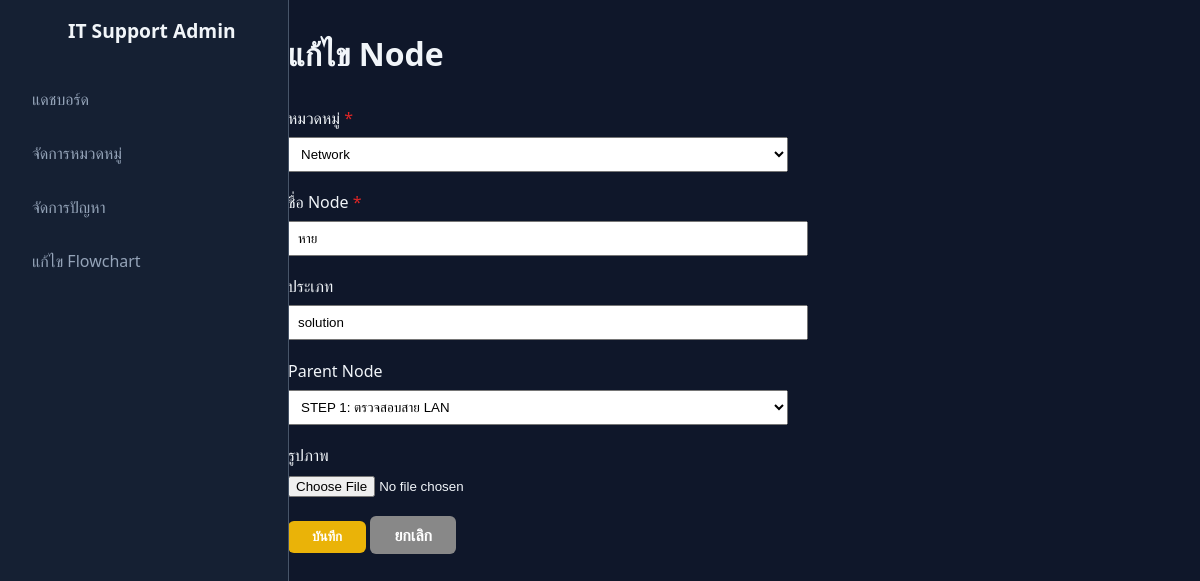
Page /admin/edit_node.php?id=3 on the earlier database version.
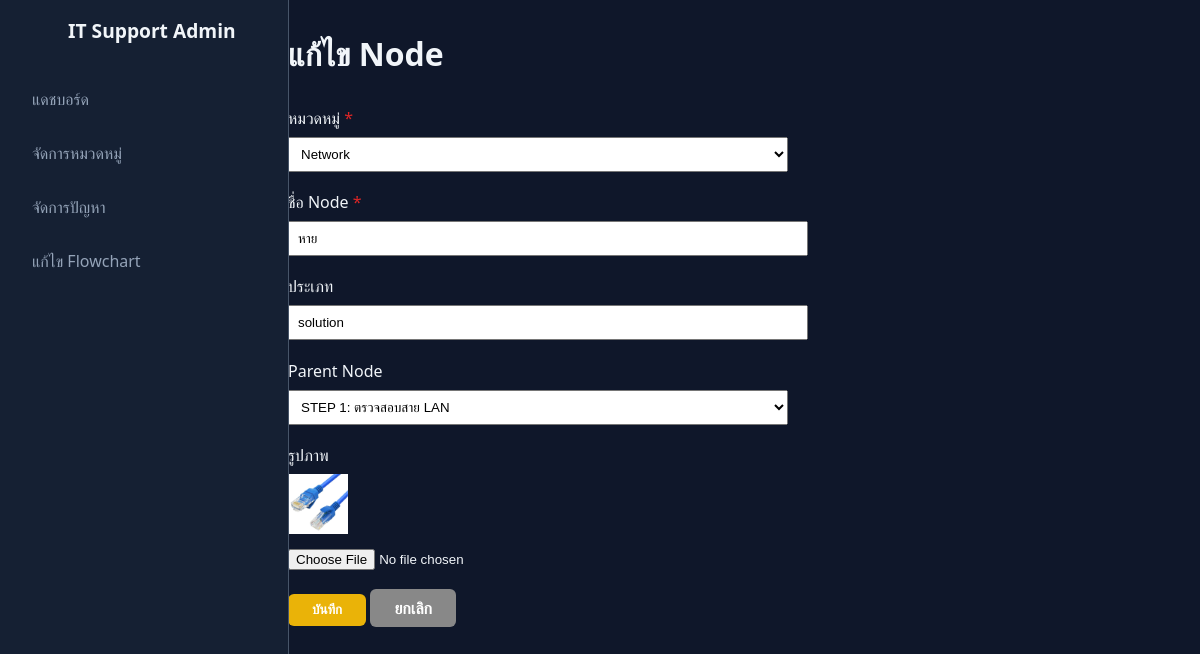
Same page on the later database version.
### tables this page shows
CREATE TABLE `cause_it` (
  `id` int(11) NOT NULL,
  `title` varchar(255) NOT NULL,
  `text` text DEFAULT NULL,
  `image` text DEFAULT NULL,
  `type` enum('cause','question','solution','contact') NOT NULL,
  `title_id` int(11) NOT NULL,
  `parent_id` int(11) DEFAULT NULL
);

CREATE TABLE `title_it` (
  `id` int(11) NOT NULL,
  `title` varchar(255) NOT NULL,
  `icon` text DEFAULT NULL,
  `color` varchar(32) DEFAULT NULL
);

### admin/edit_node.php (the view, shortened to what this page needs)
<?php
require_once __DIR__ . '/../inc/db.php';
include_once __DIR__ . '/../inc/admin_header.php';
$id = intval($_GET['id'] ?? 0);
$stmt = $db->prepare("SELECT * FROM cause_it WHERE id=?");
$stmt->bind_param('i', $id);
$stmt->execute();
$result = $stmt->get_result();
$node = $result->fetch_assoc();
$titles = [];
$res = $db->query("SELECT id, title FROM title_it ORDER BY title ASC");
while ($row = $res->fetch_assoc()) $titles[] = $row;
$nodes = [];
$res = $db->query("SELECT id, title FROM cause_it WHERE id != $id ORDER BY title ASC");
while ($row = $res->fetch_assoc()) $nodes[] = $row;
?>
<h1 style="margin-bottom:2rem;">แก้ไข Node</h1>
<form method="post" enctype="multipart/form-data" style="max-width:500px;">
    <div style="margin-bottom:1.2rem;">
        <label for="title_id" style="display:block; margin-bottom:0.5rem;">หมวดหมู่ <span style="color:#dc2626">*</span></label>
        <select name="title_id" id="title_id" class="adminit-input" style="width:100%;padding:0.5rem;" required>
            <?php foreach($titles as $cat): ?>
                <option value="<?= $cat['id'] ?>" <?= $cat['id']==$node['title_id']?'selected':'' ?>><?= htmlspecialchars($cat['title']) ?></option>
            <?php endforeach; ?>
        </select>
    </div>
    <div style="margin-bottom:1.2rem;">
        <label for="title" style="display:block; margin-bottom:0.5rem;">ชื่อ Node <span style="color:#dc2626">*</span></label>
        <input type="text" name="title" id="title" class="adminit-input" style="width:100%;padding:0.5rem;" value="<?= htmlspecialchars($node['title']) ?>" required>
    </div>
    <div style="margin-bottom:1.2rem;">
        <label for="type" style="display:block; margin-bottom:0.5rem;">ประเภท</label>
        <input type="text" name="type" id="type" class="adminit-input" style="width:100%;padding:0.5rem;" value="<?= htmlspecialchars($node['type']) ?>">
    </div>
    <div style="margin-bottom:1.2rem;">
        <label for="parent_id" style="display:block; margin-bottom:0.5rem;">Parent Node</label>
        <select name="parent_id" id="parent_id" class="adminit-input" style="width:100%;padding:0.5rem;">
            <?php foreach($nodes as $n): ?>
                <option value="<?= $n['id'] ?>" <?= $n['id']==$node['parent_id']?'selected':'' ?>><?= htmlspecialchars($n['title']) ?></option>
            <?php endforeach; ?>
        </select>
    </div>
    <div style="margin-bottom:1.2rem;">
        <label for="image" style="display:block; margin-bottom:0.5rem;">รูปภาพ</label>
        <?php if($node['image']): ?>
            <div style="margin-bottom:0.5rem;">
                <img src="../uploads/<?= htmlspecialchars($node['image']) ?>" alt="img" style="max-width:60px;max-height:60px;">
            </div>
        <?php endif; ?>
        <input type="file" name="image" id="image" accept="image/*">
    </div>
    <div>
        <button type="submit" class="adminit-btn" style="background:#eab308;color:#fff;padding:0.5rem 1.5rem;border-radius:6px;">บันทึก</button>
        <a href="editor.php" class="adminit-btn" style="background:#888;color:#fff;padding:0.5rem 1.5rem;border-radius:6px;text-decoration:none;">ยกเลิก</a>
    </div>
</form>
<?php include_once __DIR__ . '/../inc/footer.php'; ?>

Differences in the rows shown:
changed cause_it "หาย": image: picture added
